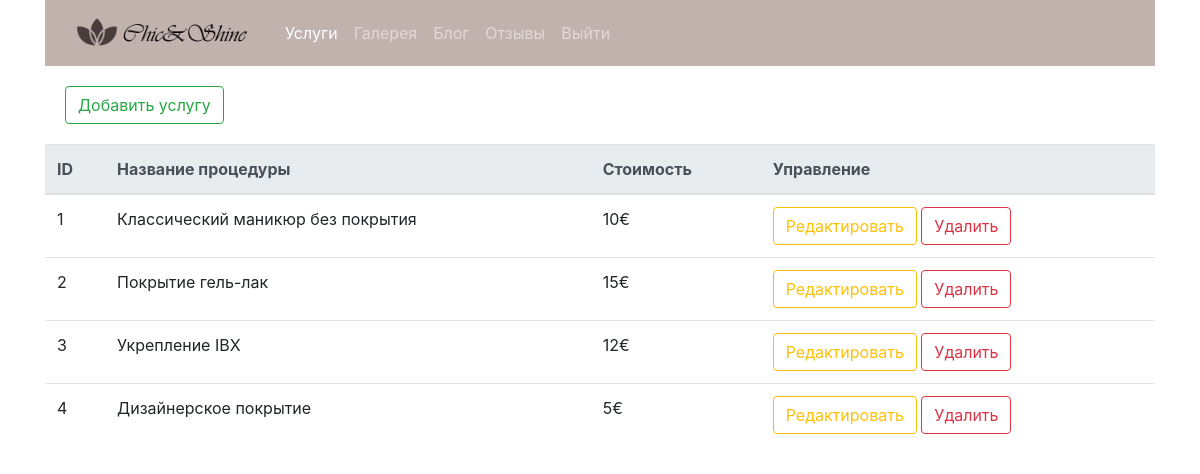
The app's page /admin/adminService (signed in), older data.
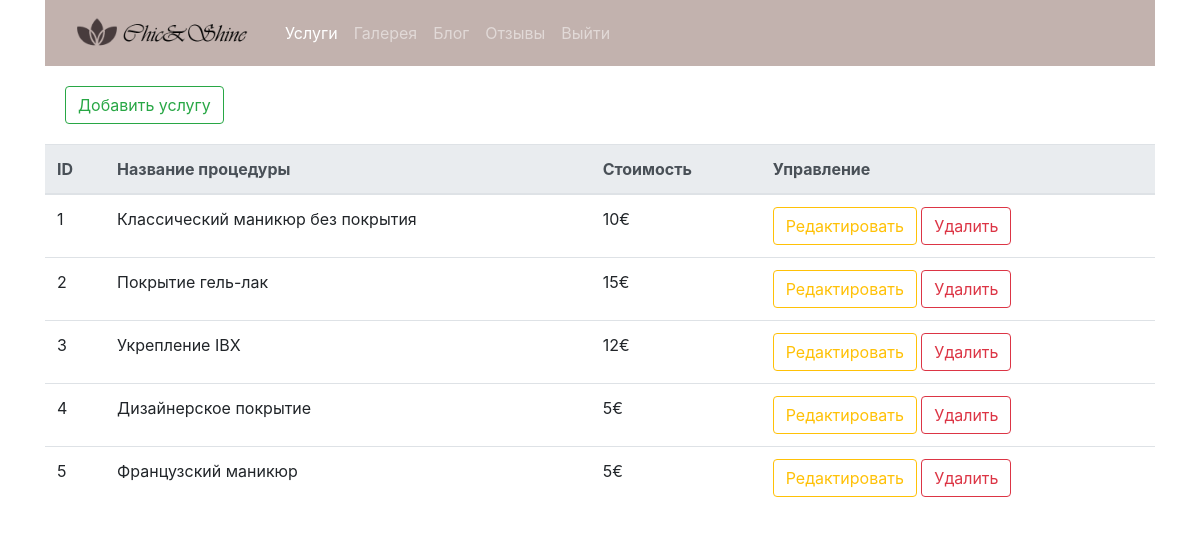
The same page, newer data.
### tables this page shows
CREATE TABLE `service` (
  `id` int(11) NOT NULL,
  `name` char(100) NOT NULL,
  `price` int(3) NOT NULL,
  `description` text DEFAULT NULL
);

### admin/controllerAdmin/controllerAdminService.php (called while the page is built, shortened)
<?php
class controllerAdminService{
	public static function PriceList(){
		$arr=modelAdminService::getPriceList();
		include_once 'viewAdmin/adminService.php';
	}
}
?>

### admin/routeAdmin/routingAdmin.php (called while the page is built)
<?php
$host = explode('?', $_SERVER['REQUEST_URI']) [0];
$num = substr_count($host, '/');
$path = explode('/', $host) [$num];
if($path == '' OR $path == 'index.php') {
	$response = controllerAdmin::formLogin();
}
elseif($path == 'login') {
	$response = controllerAdmin::loginAction();
}
elseif($path == 'logout') {
	$response = controllerAdmin::logoutAction();
}
elseif($path == 'adminService'){
	$response = controllerAdminService::PriceList();
}
elseif($path=='addService'){
	$response = controllerAdminService::addServiceForm();
}
elseif($path=='addServiceResult') {
	$response = controllerAdminService::addServiceResult();
}
elseif($path=='editService' && isset($_GET['id'])){
	$response=controllerAdminService::editServiceForm($_GET['id']);
}
elseif($path=='editServiceResult' && isset($_GET['id'])) {
	$response=controllerAdminService::editServiceResult($_GET['id']);
}
elseif($path=='delService' && isset($_GET['id'])){
	$response=controllerAdminService::deleteServiceForm($_GET['id']);
}
elseif($path=='delServiceResult' && isset($_GET['id'])) {
	$response=controllerAdminService::deleteServiceResult($_GET['id']);
}
elseif($path == 'adminGalery'){
	$response = controllerAdminGalery::openGalery();
}
elseif($path=='addGaleryPic'){
	$response = controllerAdminGalery::addGaleryPicForm();
}
elseif($path=='addGaleryPicResult') {
	$response = controllerAdminGalery::addGaleryPicResult();
}
elseif($path=='delGaleryPic' && isset($_GET['id'])){
	$response=controllerAdminGalery::deleteGaleryPicForm($_GET['id']);
}
elseif($path=='delGaleryPicResult' && isset($_GET['id'])) {
	$response=controllerAdminGalery::deleteGaleryPicResult($_GET['id']);
}
elseif ($path == 'adminCategory' and isset($_GET['id'])) {
	$response = controllerAdminGalery::imageByCatID($_GET['id']);
}
elseif($path=='addCategory'){
	$response = controllerAdminCategory::addCategoryForm();
}
elseif($path=='addCategoryResult') {
	$response = controllerAdminCategory::addCategoryResult();
}
elseif($path=='editCategory' && isset($_GET['id'])){
	$response=controllerAdminCategory::editCategoryForm($_GET['id']);
}
elseif($path=='editCategoryResult' && isset($_GET['id'])) {
	$response=controllerAdminCategory::editCategoryResult($_GET['id']);
}
elseif($path=='delCategory' && isset($_GET['id'])){
	$response=controllerAdminCategory::deleteCategoryForm($_GET['id']);
}
elseif($path=='delCategoryResult' && isset($_GET['id'])) {
	$response=controllerAdminCategory::deleteCategoryResult($_GET['id']);
}
elseif ($path == 'adminBlog') {
	$response = controllerAdminBlog::openBlog();
}
elseif($path=='addArticle'){
	$response = controllerAdminBlog::addArticleForm();
}
elseif($path=='addArticleResult') {
	$response = controllerAdminBlog::addArticleResult();
}
elseif($path=='editArticle' && isset($_GET['id'])){
	$response=controllerAdminBlog::editArticleForm($_GET['id']);
}
elseif($path=='editArticleResult' && isset($_GET['id'])) {
	$response=controllerAdminBlog::editArticleResult($_GET['id']);
}
elseif($path=='delArticle' && isset($_GET['id'])){
	$response=controllerAdminBlog::deleteArticleForm($_GET['id']);
}
elseif($path=='delArticleResult' && isset($_GET['id'])) {
	$response=controllerAdminBlog::deleteArticleResult($_GET['id']);
}
elseif ($path == 'adminReviews') {
	$response = comtrollerAdminReviews::reviewsList();
}
elseif($path=='publishReview' && isset($_GET['id'])){
	$response=comtrollerAdminReviews::publishReviewForm($_GET['id']);
}
elseif($path=='publishReviewResult' && isset($_GET['id'])) {
	$response=comtrollerAdminReviews::publishReviewResult($_GET['id']);
}
elseif($path=='delReview' && isset($_GET['id'])){
	$response=comtrollerAdminReviews::deleteReviewForm($_GET['id']);
}
elseif($path=='delReviewResult' && isset($_GET['id'])) {
	$response=comtrollerAdminReviews::deleteReviewResult($_GET['id']);
}
else {
	$response = controllerAdmin::error404();
}

### admin/index.php (called while the page is built, shortened)
<?php
	require_once('../inc/Database.php');
	include_once("modelAdmin/modelAdminService.php");
	include_once("controllerAdmin/controllerAdminService.php");
	include("routeAdmin/routingAdmin.php");
?>

### inc/Database.php (called while the page is built, shortened)
<?php
class database {
	private $conn;
	private $host;
	private $user;
	private $password;
	private $baseName;
    function __construct() {
        $this->host = 'localhost';
        $this->user = 'root';
        $this->password = '';
        $this->baseName = 'chicandshine';
    }
	function connect() {
		if(!$this->conn) {
			try {
				$this->conn = new PDO('mysql:host='.$this->host.';dbname='.$this->baseName.'', $this->user, $this->password, array(PDO::MYSQL_ATTR_INIT_COMMAND => 'SET NAMES utf8'));
			}
			catch (Exception $e) {
				die('Connection failed : '.$e->getMessage());
			}
		}
		return $this->conn;
	}
	function getAll ($query) {
		$stmt = $this->conn->prepare($query);
		$stmt->execute();
		$stmt->setFetchMode(PDO::FETCH_ASSOC);
		$response = $stmt->fetchAll();
		return $response;
	}
}

### admin/modelAdmin/modelAdminService.php (called while the page is built, shortened)
<?php
class modelAdminService{
	public static function getPriceList(){
		$query = "SELECT * FROM service ORDER BY id";
		$db = new Database();
		$arr = $db->getAll($query);
		return $arr;
	}
}
?>

### admin/viewAdmin/adminService.php (the view, shortened to what this page needs)
<div class="row">
	<div class="col-md-12">
		<div class="but">
			<a class="btn btn-outline-success" href="addService" role="button">Добавить услугу</a>
		</div>
		<table class="table table-hover">
			<thead class="thead-light">
				<tr>
					<th scope="col">ID</th>
					<th scope="col">Название процедуры</th>
					<th scope="col">Стоимость</th>
					<th scope="col">Управление</th>
				</tr>
			</thead>
			<tbody>
				<?php
					foreach ($arr as $row) {
						echo '<tr>';
							echo '<td>'.$row['id'].'</td>';
							echo '<td>'.$row['name'].'</td>';
							echo '<td>'.$row['price'].'€</td>';
							echo '<td>
							<a href="editService?id='.$row['id'].'" class="btn btn btn-outline-warning">Редактировать</a>
							<a href="delService?id='.$row['id'].'" class="btn btn btn-outline-danger">Удалить</a>
								</td>';
						echo '</tr>';
					}
				?>
			</tbody>
		</table>
	</div>
</div>
<?php
	$content = ob_get_clean();
	include_once 'viewAdmin/templates/layout.php';
?>

### admin/viewAdmin/templates/layout.php (shortened to what this page needs)
<!DOCTYPE html>
<html lang="ru">
<head>
	<link rel="stylesheet" type="text/css" href="./public/css/bootstrap.css">
	<link rel="stylesheet" type="text/css" href="./public/css/style.css">
</head>
<body>
	<?php
		$host = explode('?', $_SERVER['REQUEST_URI'])[0];
		$num = substr_count($host, '/');
		$path = explode('/',$host)[$num];
	?>
<div class="container">
	<?php
		if (isset($_SESSION["userId"]) && isset($_SESSION["sessionId"]) && isset($_SESSION["status"]) && $_SESSION["status"]=="admin") {
	?>
	<nav class="navbar navbar-expand-lg navbar-darkmy bg-darkmy">
		<a class="navbar-brand">
			<img src="images/logo1.png" width="200" height="40" class="d-inline-block align-top" alt="" loading="lazy">
		</a>
		<div class="navbar-collapse collapse show" id="navbarsDown">
			<ul class="navbar-nav">
				<?php
					if($path == "adminService"){echo "<li class='nav-item active'>";
					}else{echo "<li class='nav-item'>";}
				?>
					<a class="nav-link" href="adminService" id="1">Услуги</a>
				<?php echo "</li>";?>
				<?php
					if($path == "adminGalery"){echo "<li class='nav-item active'>";
					}else{echo "<li class='nav-item'>";}
				?>
					<a class="nav-link" href="adminGalery" id="2">Галерея</a>
				<?php echo "</li>";?>
				<?php
					if($path == "adminBlog"){echo "<li class='nav-item active'>";
					}else{echo "<li class='nav-item'>";}
				?>
					<a class="nav-link" href="adminBlog" id="3">Блог</a>
				<?php echo "</li>";?>
				<?php
					if($path == "adminReviews"){echo "<li class='nav-item active'>";
					}else{echo "<li class='nav-item'>";}
				?>
					<a class="nav-link" href="adminReviews" id="4">Отзывы</a>
				<?php echo "</li>";?>
				<li class="nav-item">
					<a class="nav-link" href="logout" id="5">Выйти</a>
				</li>
			</ul>
		</div>
	</nav>
	<div id="content">
		<?php echo $content;?>
	</div>
<?php
	}else{
		include_once('viewAdmin/error404.php');
	}
?>
</body>
</html>

### admin/public/css/style.css (style rules this page uses)
nav { background-color: #C2B2AE; }
nav a { color: white; }
.bg-darkmy { background-color: #C2B2AE !important; }
.but { margin: 20px; }
nav .nav-item a { color: #423D3C; }

Row changes from the older to the newer data that the page shows:
added service: id "5", name "Французский маникюр", price "5"
